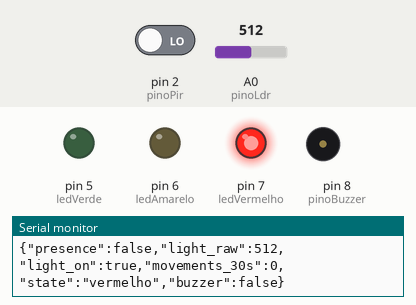
The sketch below on a simulated Arduino Uno, built with avr-gcc and run on an emulated ATmega328P. Shown: output pins drawn as LEDs (lit = HIGH), buzzer (waves = sounding, pin HIGH), the last lines printed to the serial monitor. The inputs (shaded band) are chosen by the test bench; at power-on: A0 (pinoLdr) = 512, pin 2 (pinoPir) LOW.

Above: at 1.5 s.
1.6 s: A0 (pinoLdr) set to 218
3.2 s: A0 (pinoLdr) set to 190
At 5.2 s:
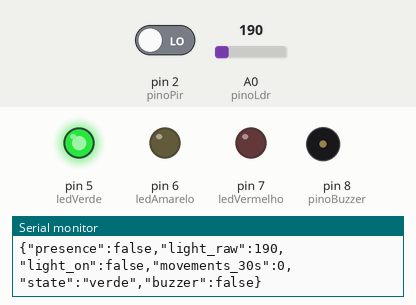
5.5 s: pin 2 (pinoPir) driven HIGH
At 7.0 s:
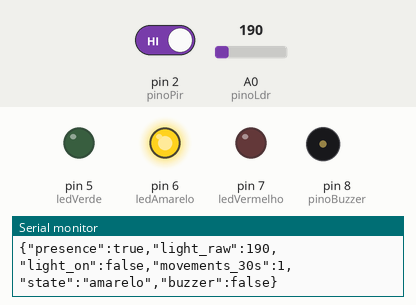
Timing chart, 0 to 37.5 s (numbered marks = the images above; inputs shaded):
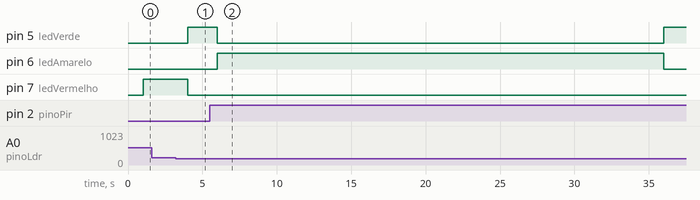

Measured:
- the behaviour switches between 201 and 200 on A0 (pinoLdr) (found by bisection; images 0 and 1)
- after the input at 3.2 s, pin 5 (ledVerde): LOW → HIGH after 0.81 s; pin 7 (ledVermelho): HIGH → LOW after 0.81 s
- after the input at 5.5 s, pin 5 (ledVerde): HIGH → LOW after 0.51 s, → HIGH 30.0 s later; pin 6 (ledAmarelo): LOW → HIGH after 0.51 s, → LOW 30.0 s later

The sketch:

EcoClass.ino
```cpp
/* =====================================================================
   Sala Eficiente / EcoClass - Firmware do Arduino
   ---------------------------------------------------------------------
   Objetivo: monitorar uma sala e sinalizar, por meio de um semaforo de
   LEDs, se ela esta sendo usada de forma eficiente.

   SIGNIFICADO DAS CORES (semaforo):
     VERDE    -> Sala Disponivel       (vazia e com a luz apagada)
     AMARELO  -> Sala Ocupada          (ha presenca de pessoas)
     VERMELHO -> Desperdicio detectado (vazia, porem com a luz acesa)

   Quando o desperdicio (vermelho) persiste por muito tempo, um buzzer
   passa a apitar para chamar a atencao.

   Sensores/atuadores usados:
     - PIR (movimento)  -> detecta presenca
     - LDR (luz)        -> mede a luminosidade do ambiente
     - 3 LEDs           -> semaforo verde/amarelo/vermelho
     - Buzzer           -> alarme sonoro de desperdicio prolongado

   O Arduino tambem envia o status na Serial (115200 baud) uma vez por
   segundo, como um objeto JSON (uma linha por mensagem), que o servidor
   Python le e repassa ao dashboard. Exemplo de linha enviada:
     {"presence":true,"light_raw":512,"light_on":true,
      "movements_30s":3,"state":"amarelo","buzzer":false}
   ===================================================================== */

/* ---------- Mapeamento dos pinos fisicos do Arduino ---------- */
const uint8_t pinoPir     = 2;   // sensor de presenca (PIR) - entrada digital
const uint8_t pinoLdr     = A0;  // sensor de luz (LDR) - entrada analogica
const uint8_t ledVerde    = 5;   // LED verde   -> Sala Disponivel
const uint8_t ledAmarelo  = 6;   // LED amarelo -> Sala Ocupada
const uint8_t ledVermelho = 7;   // LED vermelho-> Desperdicio
const uint8_t pinoBuzzer  = 8;   // buzzer (alarme sonoro)

/* ---------- Parametros de calibracao / tempos ----------
   Ajuste estes valores conforme o ambiente e o hardware. */
const int           limiarLuz         = 200;     // acima disso consideramos "luz acesa"
const unsigned long janelaOcupacao    = 30000UL; // 30s: janela para contar movimentos recentes
const unsigned long tempoBuzzer       = 10000UL; // 10s de desperdicio continuo antes de apitar
const unsigned long intervaloEnvio    = 1000UL;  // 1s: periodo entre leituras/relatorios
const int           maxMovimentos     = 10;      // tamanho do historico circular de movimentos
const unsigned long debounceMovimento = 200UL;   // ignora pulsos do PIR muito proximos (ruido)
const unsigned long intervaloBip      = 400UL;   // cadencia do bip do buzzer (liga/desliga)
const int           amostrasLuz       = 5;       // numero de leituras do LDR para tirar a media
const long          baudSerial        = 115200;  // velocidade da comunicacao serial

/* ---------- Prototipos das funcoes ---------- */
void lerPir(unsigned long agora);
int  contarMovimentos(unsigned long agora);
int  lerLuz();
void atualizarEstado(unsigned long agora);
void atualizarBuzzer(unsigned long agora);
void imprimirStatus(unsigned long agora);

/* ---------- Variaveis de controle do historico de movimentos ----------
   Guardamos os instantes (millis) dos ultimos movimentos num buffer
   circular, para contar quantos ocorreram nos ultimos 30 segundos. */
unsigned long temposMovimento[maxMovimentos];
int indiceMovimento = 0, movimentosArmazenados = 0;
unsigned long ultimoMovimento = 0;
int estadoAnteriorPir = LOW;   // estado anterior do PIR (para detectar a borda de subida)

/* ---------- Variaveis de controle do desperdicio / buzzer ---------- */
bool emDesperdicio = false;            // estamos atualmente em situacao de desperdicio?
unsigned long inicioDesperdicio = 0;   // instante em que o desperdicio comecou
bool buzzerAtivo = false, estadoBip = false;
unsigned long ultimoBip = 0;
unsigned long ultimoEnvio = 0;         // controla o intervalo de 1s entre relatorios

/* ---------- Estado atual da sala (enviado para o dashboard) ---------- */
bool presenca = false, luzLigada = false;
int luzBruta = 0, movimentos = 0;
const char* estado = "verde";  // estado inicial: Sala Disponivel (ate a 1a leitura)

void setup() {
  // Configura os pinos: PIR como entrada; LEDs e buzzer como saida.
  pinMode(pinoPir, INPUT);
  pinMode(ledVerde, OUTPUT);
  pinMode(ledAmarelo, OUTPUT);
  pinMode(ledVermelho, OUTPUT);
  pinMode(pinoBuzzer, OUTPUT);
  Serial.begin(baudSerial);  // inicia a comunicacao serial com o servidor
  delay(300);
  Serial.println(F("Sala Eficiente iniciada"));
}

void loop() {
  unsigned long agora = millis();  // tempo atual em ms desde que o Arduino ligou
  lerPir(agora);                   // verifica o PIR a cada ciclo (alta frequencia)
  atualizarBuzzer(agora);          // mantem o bip do buzzer no ritmo certo

  // O bloco abaixo roda apenas 1x por segundo (intervaloEnvio):
  if (agora - ultimoEnvio >= intervaloEnvio) {
    ultimoEnvio = agora;
    atualizarEstado(agora);  // recalcula presenca/luz/estado e aciona os LEDs
    imprimirStatus(agora);   // envia o status pela serial para o dashboard
  }
}

/* Le o sensor PIR e registra um novo movimento quando ha borda de subida
   (passou de LOW para HIGH). O debounce evita contar ruido como movimento. */
void lerPir(unsigned long agora) {
  int pir = digitalRead(pinoPir);
  if (pir == HIGH && estadoAnteriorPir == LOW && agora - ultimoMovimento > debounceMovimento) {
    temposMovimento[indiceMovimento] = agora;                 // grava o instante do movimento
    indiceMovimento = (indiceMovimento + 1) % maxMovimentos;  // avanca no buffer circular
    if (movimentosArmazenados < maxMovimentos) movimentosArmazenados++;
    ultimoMovimento = agora;
  }
  estadoAnteriorPir = pir;  // memoriza o estado para a proxima comparacao
}

/* Conta quantos dos movimentos guardados aconteceram dentro da janela de
   ocupacao (ultimos 30s). Usado para decidir se ha presenca na sala. */
int contarMovimentos(unsigned long agora) {
  int conta = 0;
  for (int i = 0; i < movimentosArmazenados; i++)
    if (agora - temposMovimento[i] <= janelaOcupacao) conta++;
  return conta;
}

/* Le o LDR varias vezes e retorna a media, para suavizar o ruido da leitura. */
int lerLuz() {
  long soma = 0;
  for (int i = 0; i < amostrasLuz; i++) { soma += analogRead(pinoLdr); delay(2); }
  return (int)(soma / amostrasLuz);
}

/* Coracao da logica: a partir de presenca + luz, define o estado (cor) da
   sala, aciona os LEDs correspondentes e gerencia o alarme de desperdicio.

   Regras do semaforo:
     VERDE    = Sala Disponivel       -> sem presenca E luz apagada
     AMARELO  = Sala Ocupada          -> ha presenca
     VERMELHO = Desperdicio detectado -> sem presenca E luz acesa */
void atualizarEstado(unsigned long agora) {
  movimentos = contarMovimentos(agora);  // movimentos nos ultimos 30s
  presenca = (movimentos >= 1);          // havendo qualquer movimento, consideramos ocupada
  luzBruta = lerLuz();                    // leitura crua do LDR
  luzLigada = (luzBruta > limiarLuz);     // acima do limiar => luz acesa

  // Decide a cor/estado conforme as regras acima.
  if (presenca) estado = "amarelo";          // Sala Ocupada
  else if (!luzLigada) estado = "verde";     // Sala Disponivel (vazia e escura)
  else estado = "vermelho";                  // Desperdicio (vazia e iluminada)

  // Liga apenas o LED correspondente ao estado atual.
  digitalWrite(ledVerde,    (!presenca && !luzLigada) ? HIGH : LOW); // verde   = Disponivel
  digitalWrite(ledAmarelo,  presenca ? HIGH : LOW);                  // amarelo = Ocupada
  digitalWrite(ledVermelho, (!presenca && luzLigada) ? HIGH : LOW);  // vermelho= Desperdicio

  // Desperdicio = sala vazia com a luz acesa. Se isso persistir por
  // 'tempoBuzzer', o buzzer e acionado para alertar.
  bool desperdicio = (!presenca && luzLigada);
  if (desperdicio) {
    if (!emDesperdicio) { emDesperdicio = true; inicioDesperdicio = agora; } // marca o inicio
    if (agora - inicioDesperdicio >= tempoBuzzer) buzzerAtivo = true;        // tempo estourou
  } else {
    emDesperdicio = false;  // saiu do desperdicio: zera tudo
    buzzerAtivo = false;
  }
}

/* Faz o buzzer apitar de forma intermitente (bip) enquanto buzzerAtivo for
   verdadeiro. Usa millis() para nao travar o programa com delay(). */
void atualizarBuzzer(unsigned long agora) {
  if (buzzerAtivo) {
    if (agora - ultimoBip >= intervaloBip) {
      estadoBip = !estadoBip;                              // alterna liga/desliga
      digitalWrite(pinoBuzzer, estadoBip ? HIGH : LOW);
      ultimoBip = agora;
    }
  } else if (estadoBip) {
    estadoBip = false;                // garante que o buzzer fique desligado
    digitalWrite(pinoBuzzer, LOW);
  }
}

/* Envia o status atual pela Serial como um objeto JSON, uma linha por
   mensagem (terminada por \n). O servidor Python faz json.loads dessa linha.

   IMPORTANTE sobre o formato JSON:
     - As chaves seguem o padrao que o Python espera (em ingles):
       presence, light_raw, light_on, movements_30s, state, buzzer.
     - Booleanos precisam ser "true"/"false" em minusculo (o Serial.print
       de um bool imprimiria "1"/"0", que nao e JSON valido), por isso
       montamos os textos manualmente.
     - O valor de "state" vai entre aspas (e uma string).

   Exemplo de linha enviada:
     {"presence":true,"light_raw":512,"light_on":true,"movements_30s":3,"state":"amarelo","buzzer":false} */
void imprimirStatus(unsigned long agora) {
  Serial.print(F("{\"presence\":"));      Serial.print(presenca ? F("true") : F("false"));
  Serial.print(F(",\"light_raw\":"));     Serial.print(luzBruta);
  Serial.print(F(",\"light_on\":"));      Serial.print(luzLigada ? F("true") : F("false"));
  Serial.print(F(",\"movements_30s\":")); Serial.print(movimentos);
  Serial.print(F(",\"state\":\""));       Serial.print(estado);  Serial.print(F("\""));
  Serial.print(F(",\"buzzer\":"));        Serial.print(buzzerAtivo ? F("true") : F("false"));
  Serial.println(F("}"));
}
```
